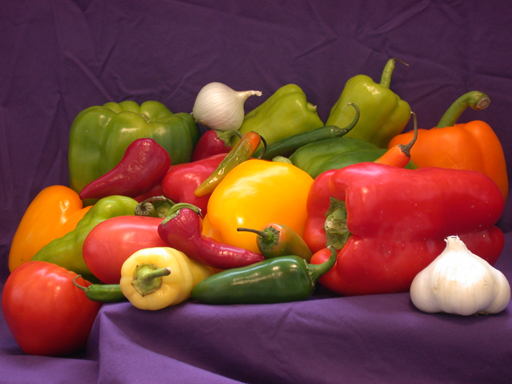
%> input picture allg/Bilder/peppers.png, 512 x 384 px
$ octave praktikum1b.m   (GNU Octave 9; MATLAB toolbox functions it lacks are replaced by stand-ins)
%> lines starting %> are read from the running program, lines starting %| are printed output that depends on the picture
% Aufgabe 1b

%% 1. Bild einlesen
I = imread('../allg/Bilder/peppers.png');
%> I is the input picture: size 384x512x3 uint8; mean R, G, B 120.8, 66.4, 57.6

%% 2. Bild abspeichern
imwrite(I,'../allg/Bilder/peppers.png');

%% 3. Bildinformationen ermitteln
imageinfo('../allg/Bilder/peppers.png')
%> (this line was passed over: imageinfo is not available in this run)

%% 4. als JPEG-Datei speichern
imwrite(I,'../allg/Bilder/peppers.jpg','jpg');

%% 5. Farbkanäle auftrennen
R = I(:,:,1);
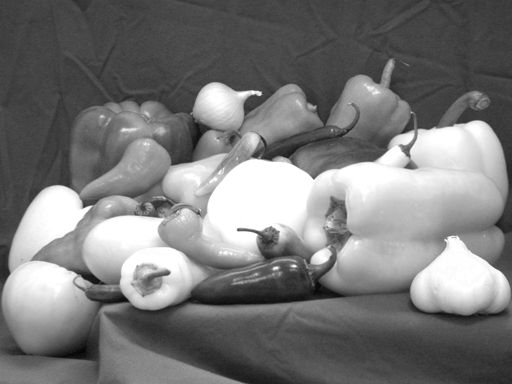
%> R: size 384x512 uint8; min 5, max 255, mean 120.8
G = I(:,:,2);
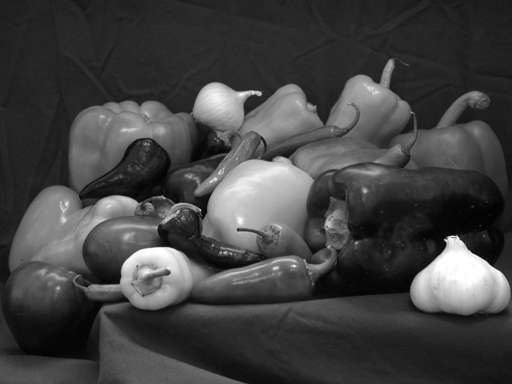
%> G: size 384x512 uint8; min 1, max 255, mean 66.4
B = I(:,:,3);
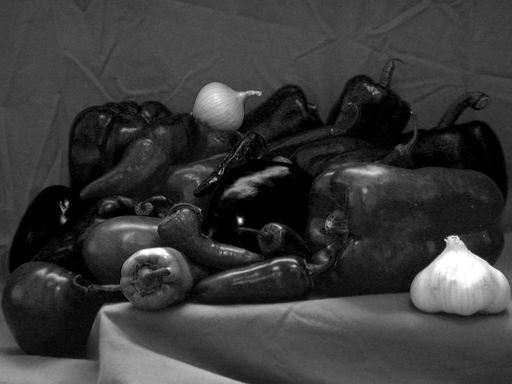
%> B: size 384x512 uint8; min 0, max 255, mean 57.6

%% 6. Zeile als Grauwertfunktion darstellen
Gr = rgb2gray(I);
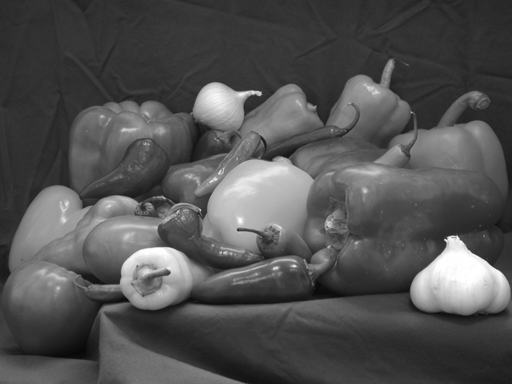
%> Gr: size 384x512 uint8; min 8, max 255, mean 81.7
figure, plot(Gr(150,:));
%> after `plot(Gr(150,:))`:
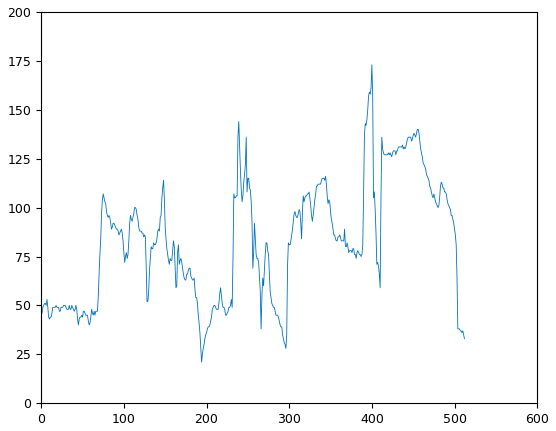
%> figure redrawn from the program's plot data; curve peaks at x = 400, y = 173

%% 7. Zeile im Bild markieren
figure, imshow(I);
hold on;
x = 1:size(I,2);
%> x = 512 values from 1 to 512
y = 150;
plot(x,y,'-');
